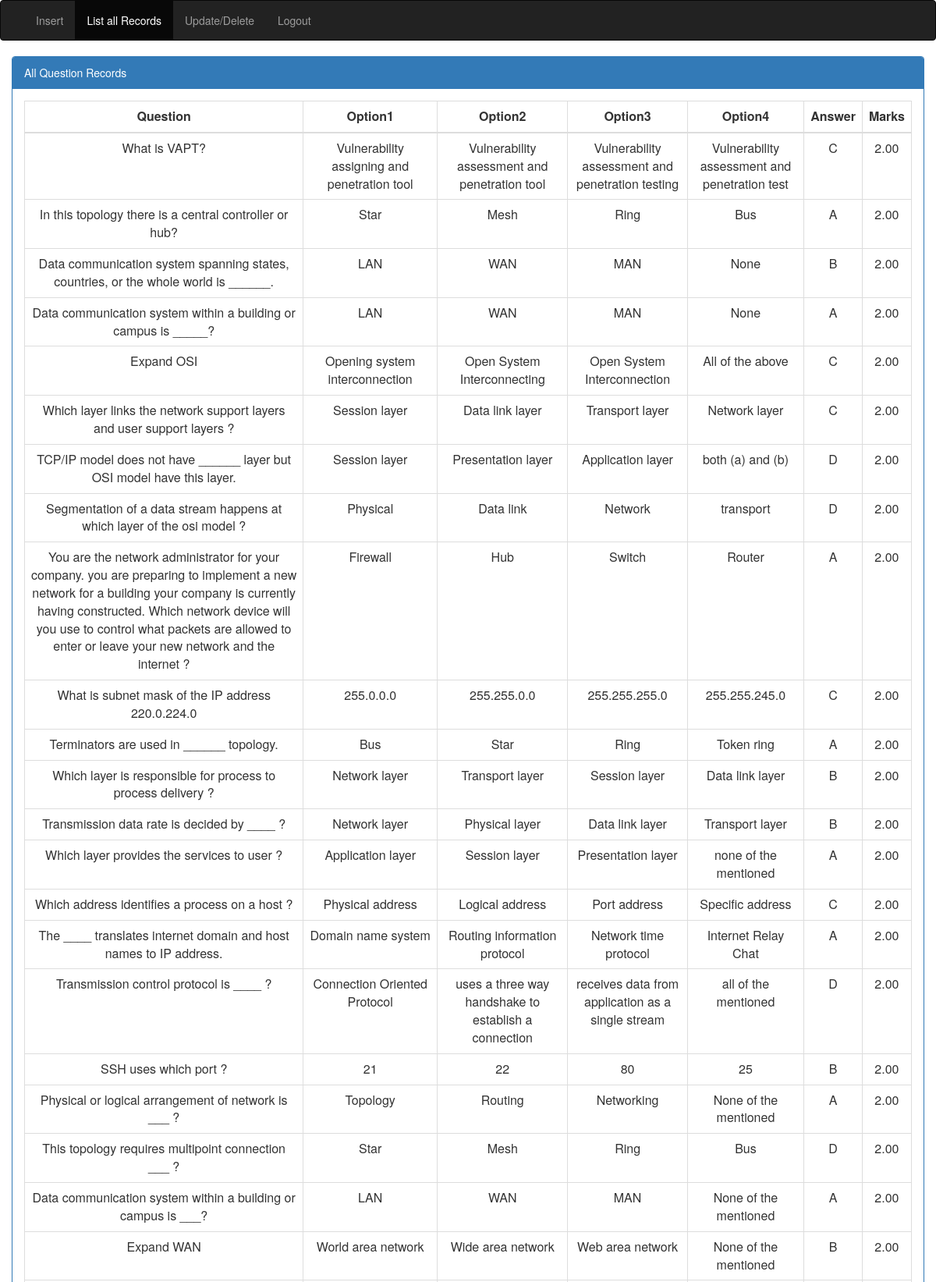
Screenshot of /kiicssexam/admin/view.php (signed in, upper part) with the database file from the repository.
### tables this page shows
CREATE TABLE `questions` (
  `id` int(11) NOT NULL,
  `sub_id` varchar(40) NOT NULL,
  `subject` varchar(40) NOT NULL,
  `question` text NOT NULL,
  `optionA` varchar(200) NOT NULL,
  `optionB` varchar(200) NOT NULL,
  `optionC` varchar(200) NOT NULL,
  `optionD` varchar(200) NOT NULL,
  `answer` varchar(200) NOT NULL,
  `marks` decimal(8,2) NOT NULL DEFAULT '2.00',
  `date_added` timestamp NOT NULL DEFAULT CURRENT_TIMESTAMP ON UPDATE CURRENT_TIMESTAMP
);

### kiicssexam/admin/view.php (the view, shortened to what this page needs)
<html>
<head>
<link rel="stylesheet" href="bootstrap.css" />
</head>
<body>
<?php
include "include/database.php";
?>
<nav class="navbar navbar-inverse">
  <div class="container-fluid">
    <div class="navbar-header">
      <a class="navbar-brand" href="#"></a>
    </div>
    <ul class="nav navbar-nav">
      <li><a href="teacher0.php">Insert</a></li>
	  <li class="active"><a href="view.php">List all Records</a></li>
      <li><a href="manage.php">Update/Delete</a></li>
	  <li><a href="logout.php">Logout</a></li>
    </ul>
  </div>
</nav>
<div class="container-fluid">
<div class="row">
<div class="col-sm-12">
<div class="panel panel-primary">
<div class="panel-heading">All Question Records</div>
<div class="panel-body">
<?php
if($conn->connect_error)
{
	echo "Connection Error";
}
else
{
  $sub_id = $_SESSION['sub_id'];
	$sql="SELECT * FROM questions WHERE sub_id='$sub_id'";
	$result = $conn->query($sql);
if ($result->num_rows > 0) {
?>
<table class="table table-responsive table-bordered">
<thead>
<tr><th class="text-center">Question</th><th class="text-center">Option1</th><th class="text-center">Option2</th><th class="text-center">Option3</th><th class="text-center">Option4</th><th class="text-center">Answer</th><th class="text-center">Marks</th></tr>
</thead>
<?php
    while($row = $result->fetch_assoc()) {
        echo "<tr><td class='text-center'>".$row["question"]."</td><td class='text-center'>".$row["optionA"]."</td><td class='text-center'>".$row["optionB"]."</td><td class='text-center'>".$row["optionC"]."</td><td class='text-center'>".$row["optionD"]."</td><td class='text-center'>".$row["answer"]."</td><td class='text-center'>".$row["marks"]."</td></tr>";
    }
?>
</table>
<?php
}
else
	{
		echo "<p class='alert alert-danger'>No Records Found</p>";
	}
}
?>
</div>
</div>
</div>
</div>
</div>
</body>
</html>

### rows the page displays
questions: question "What is VAPT?", optionA "Vulnerability assigning and penetration tool", optionB "Vulnerability assessment and penetration tool", optionC "Vulnerability assessment and penetration testing", optionD "Vulnerability assessment and penetration test", answer "C", marks "2.00"
questions: question "In this topology there is a central controller or hub?", optionA "Star", optionB "Mesh", optionC "Ring", optionD "Bus", answer "A", marks "2.00"
questions: question "Data communication system spanning states, countries, or the whole world is ______.", optionA "LAN", optionB "WAN", optionC "MAN", optionD "None", answer "B", marks "2.00"
questions: question "Data communication system within a building or campus is _____?", optionA "LAN", optionB "WAN", optionC "MAN", optionD "None", answer "A", marks "2.00"
questions: question "Expand OSI", optionA "Opening system interconnection", optionB "Open System Interconnecting", optionC "Open System Interconnection", optionD "All of the above", answer "C", marks "2.00"
questions: question "Which layer links the network support layers and user support layers ?", optionA "Session layer", optionB "Data link layer", optionC "Transport layer", optionD "Network layer", answer "C", marks "2.00"
questions: question "TCP/IP model does not have ______ layer but OSI model have this layer.", optionA "Session layer", optionB "Presentation layer", optionC "Application layer", optionD "both (a) and (b)", answer "D", marks "2.00"
questions: question "Segmentation of a data stream happens at which layer of the osi model ?", optionA "Physical", optionB "Data link", optionC "Network", optionD "transport", answer "D", marks "2.00"
questions: question "You are the network administrator for your company. you are preparing to implement a new network for a building your company is currently having constructed. Which network device will you use to control what packets are allowed to enter or leave your new network and the internet ?", optionA "Firewall", optionB "Hub", optionC "Switch", optionD "Router", answer "A", marks "2.00"
questions: question "What is subnet mask of the IP address 220.0.224.0", optionA "255.0.0.0", optionB "255.255.0.0", optionC "255.255.255.0", optionD "255.255.245.0", answer "C", marks "2.00"
questions: question "Terminators are used in ______ topology.", optionA "Bus", optionB "Star", optionC "Ring", optionD "Token ring", answer "A", marks "2.00"
questions: question "Which layer is responsible for process to process delivery ?", optionA "Network layer", optionB "Transport layer", optionC "Session layer", optionD "Data link layer", answer "B", marks "2.00"
questions: question "Transmission data rate is decided by ____ ?", optionA "Network layer", optionB "Physical layer", optionC "Data link layer", optionD "Transport layer", answer "B", marks "2.00"
questions: question "Which layer provides the services to user ?", optionA "Application layer", optionB "Session layer", optionC "Presentation layer", optionD "none of the mentioned", answer "A", marks "2.00"
questions: question "Which address identifies a process on a host ?", optionA "Physical address", optionB "Logical address", optionC "Port address", optionD "Specific address", answer "C", marks "2.00"
questions: question "The ____ translates internet domain and host names to IP address.", optionA "Domain name system", optionB "Routing information protocol", optionC "Network time protocol", optionD "Internet Relay Chat", answer "A", marks "2.00"
questions: question "Transmission control protocol is ____ ?", optionA "Connection Oriented Protocol", optionB "uses a three way handshake to establish a connection", optionC "receives data from application as a single stream", optionD "all of the mentioned", answer "D", marks "2.00"
questions: question "SSH uses which port ?", optionA "21", optionB "22", optionC "80", optionD "25", answer "B", marks "2.00"
questions: question "Physical or logical arrangement of network is ___ ?", optionA "Topology", optionB "Routing", optionC "Networking", optionD "None of the mentioned", answer "A", marks "2.00"
questions: question "This topology requires multipoint connection ___ ?", optionA "Star", optionB "Mesh", optionC "Ring", optionD "Bus", answer "D", marks "2.00"
questions: question "Data communication system within a building or campus is ___?", optionA "LAN", optionB "WAN", optionC "MAN", optionD "None of the mentioned", answer "A", marks "2.00"
questions: question "Expand WAN", optionA "World area network", optionB "Wide area network", optionC "Web area network", optionD "None of the mentioned", answer "B", marks "2.00"
